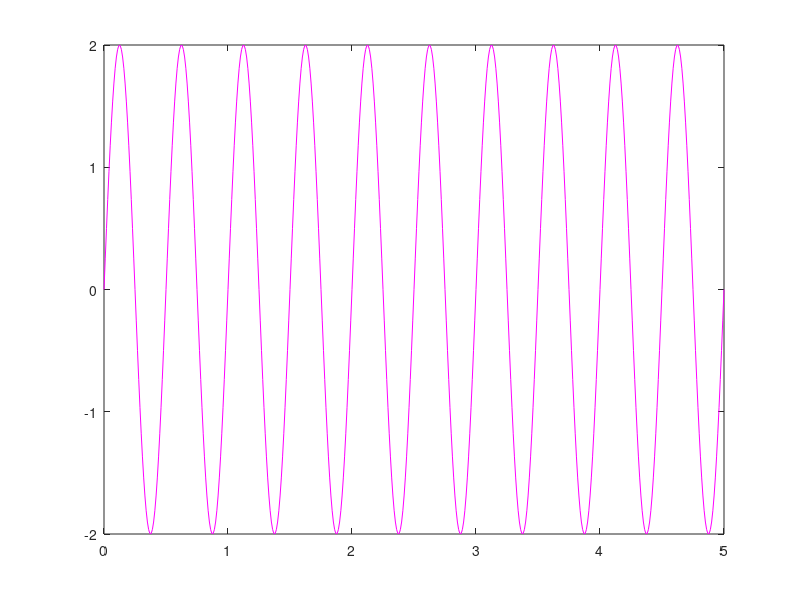
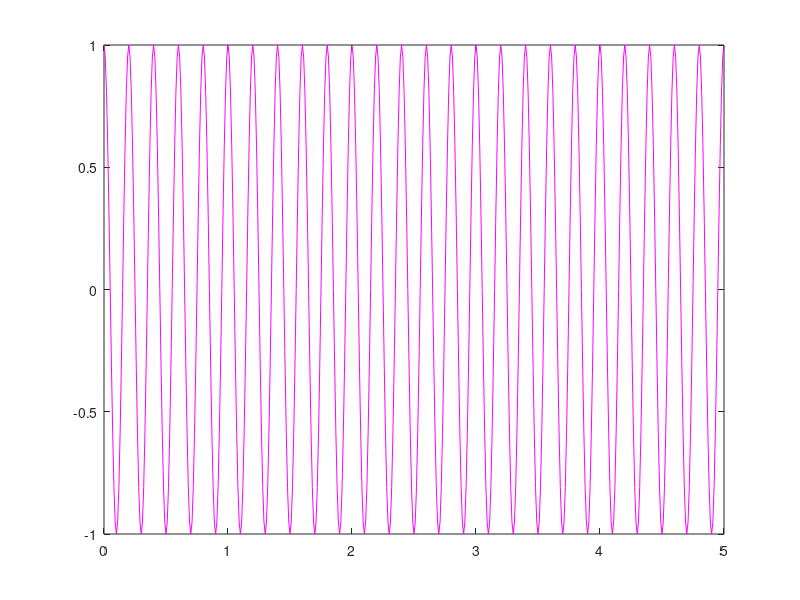
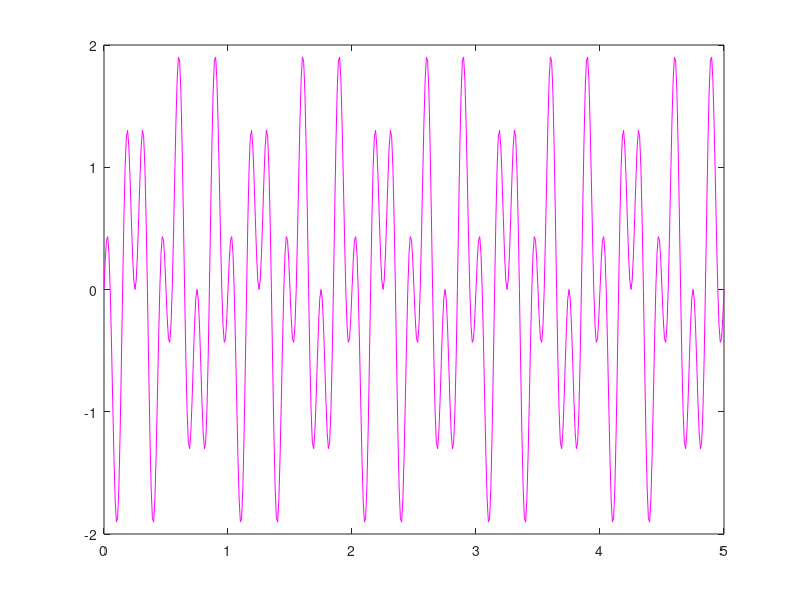
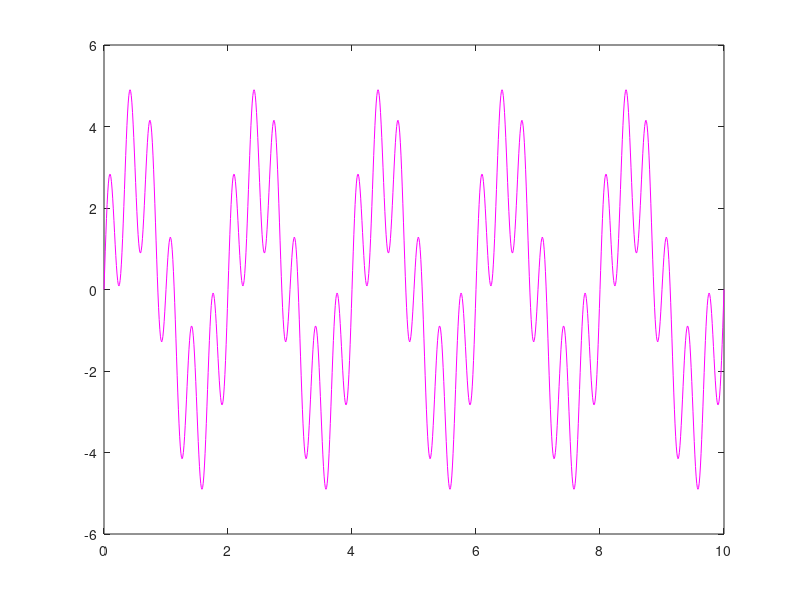

The MATLAB source for these figures, in order:
Ta = 0.01;

%a) 
t = 0:Ta:5;
x = 2 * sin(4*pi*t);
plot(t,x,'m');
figure(1);

%b)

y = cos(10*pi*t);
figure(2);
plot(t,y,'m');

%c)
z= x.*y;
figure(3);
plot(t,z,'m');

%d)

t0 = 0:Ta:10;
w = 3*sin(pi*t0) + 2*sin(6*pi*t0);
figure(4);
plot(t0,w,'m');

%e)
t1 = 0:Ta:5;
t2 = 0:Ta:5;
q = zeros(length(t1), length(t2));
for k=1:length(t1)
    
     q(k,:)= 2 * sin(2* pi*(2*t1(k)+t2));
    
end
figure(5);
mesh(t1,t2,q); % grafico de 3 dimensoes

